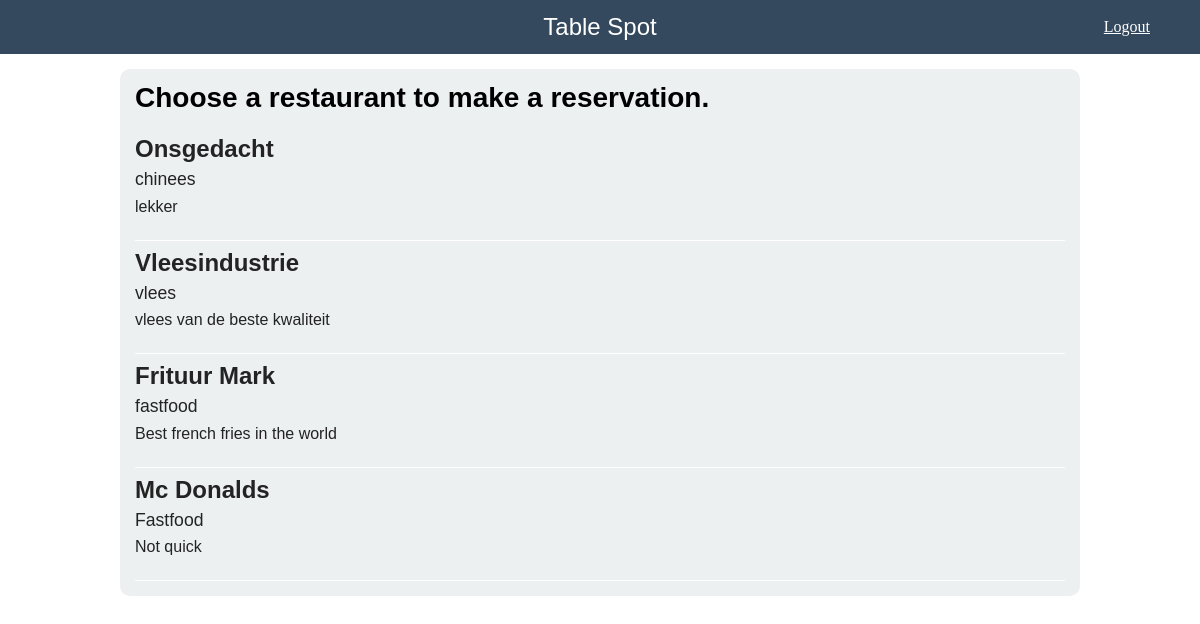
Screenshot of /Home.php (signed in) with the database file from the repository.
### tables this page shows
CREATE TABLE `restaurants` (
  `ID_Restaurant` int(11) NOT NULL AUTO_INCREMENT,
  `Name` varchar(255) NOT NULL,
  `Discription` varchar(255) NOT NULL,
  `Categorie` varchar(255) NOT NULL,
  `FK_Keeper_ID` int(11) NOT NULL,
  PRIMARY KEY (`ID_Restaurant`)
);

### classes/Restaurant.class.php (called while the page is built, shortened)
<?php
	include_once("Db.class.php");
	class Restaurant{
		public function GetAllRestaurants()
		{
			$db = new Db();
			$sql = "Select * from restaurants";
    		return $db->conn->query($sql);
		}
	}
 ?>

### classes/Db.class.php (called while the page is built, shortened)
<?php
	class Db
	{
		private $m_sHost = "localhost";
		private $m_sUser = "root";
		private $m_sPassword = "test";
		private $m_sDatabase = "TableSpot";
		public function __construct()
		{
			$this->conn = new mysqli($this->m_sHost, $this->m_sUser, $this->m_sPassword, $this->m_sDatabase);
		}
	}
?>

### Home.php (the view, shortened to what this page needs)
<?php
	if(isset($_SESSION['email']))
	{
		try {
		include_once("classes/Restaurant.class.php");
		$restaurant = new Restaurant();
		} catch (Exception $e) {
			$error = $e->getMessage();
		}
	} else {
		header("Location: index.php");
	}
?><!doctype html>
<html lang="en">
<head>
	<link rel="stylesheet" type="text/css" href="css/reset.css">
	<link rel="stylesheet" type="text/css" href="css/Tablespot.css">
</head>
<header><h1>Table Spot</h1><a href="Logout.php" alt="logout" id="logout">Logout</a></header>
<body>
<div id="container">
	<div id="user">
				<div class="lijstrestaurants">
					<h1 class="titlelijst">Choose a restaurant to make a reservation.</h1>
		           <?php
				$res = $restaurant->GetAllRestaurants();
		                            while($restaurantdetails = $res->fetch_assoc())
		                            {
		                            echo "<div class='restaurant'><a href='Restaurant.php?id=".$restaurantdetails['ID_Restaurant']."'>";
		                            echo "<h1>" .$restaurantdetails['Name'] . "</h1>";
		                            echo "<h2>" .$restaurantdetails['Categorie'] . "</h2>";
		                            echo "<p>" .$restaurantdetails['Discription'] . "</p>";
		 							echo "</div></a>";
		                            }
				?>
				</div>
	</div>
</div>
</body>
</html>

### css/Tablespot.css (style rules this page uses)
header h1 { background-color: #34495E; padding: 15px; color:#ffffff; text-align: center; font-size: 150%; font-family: ‘Trebuchet MS’, Helvetica, sans-serif; }
body { background-color: #fff; }
#container { position: relative; margin: auto; width: 990px; height: auto; }
#logout { color: #ffffff; margin-top: -35px; margin-right: 50px; float: right; }
.restaurant { margin-top: 10px; padding-bottom:15px; border-bottom: 1px solid #fff; }
.lijstrestaurants { overflow: scroll; overflow-x: hidden; max-height:530px; padding: 15px; margin: 15px; background-color: #ECF0F1; -webkit-border-radius: 10px; -moz-border-radius: 10px; border-radius: 10px; }
.lijstrestaurants .restaurant a { text-decoration: none; color: #232323; }
.lijstrestaurants .restaurant a h1 { font-family: ‘Trebuchet MS’, Helvetica, sans-serif; font-weight: bold; font-size: 150%; margin-bottom: 10px; }
.lijstrestaurants .restaurant a h2 { font-family: ‘Trebuchet MS’, Helvetica, sans-serif; font-weight: normal; font-size: 110%; margin-bottom: 10px; }
.lijstrestaurants .restaurant a p { font-family: ‘Trebuchet MS’, Helvetica, sans-serif; font-weight: normal; font-size: 100%; margin-bottom: 10px; }
.lijstrestaurants .titlelijst { font-family: ‘Trebuchet MS’, Helvetica, sans-serif; font-weight: bold; font-size: 175%; margin-bottom: 25px; }

### rows the page displays
restaurants: Name "Onsgedacht", Categorie "chinees", Discription "lekker"
restaurants: Name "Vleesindustrie", Categorie "vlees", Discription "vlees van de beste kwaliteit"
restaurants: Name "Frituur Mark", Categorie "fastfood", Discription "Best french fries in the world"
restaurants: Name "Mc Donalds", Categorie "Fastfood", Discription "Not quick"
